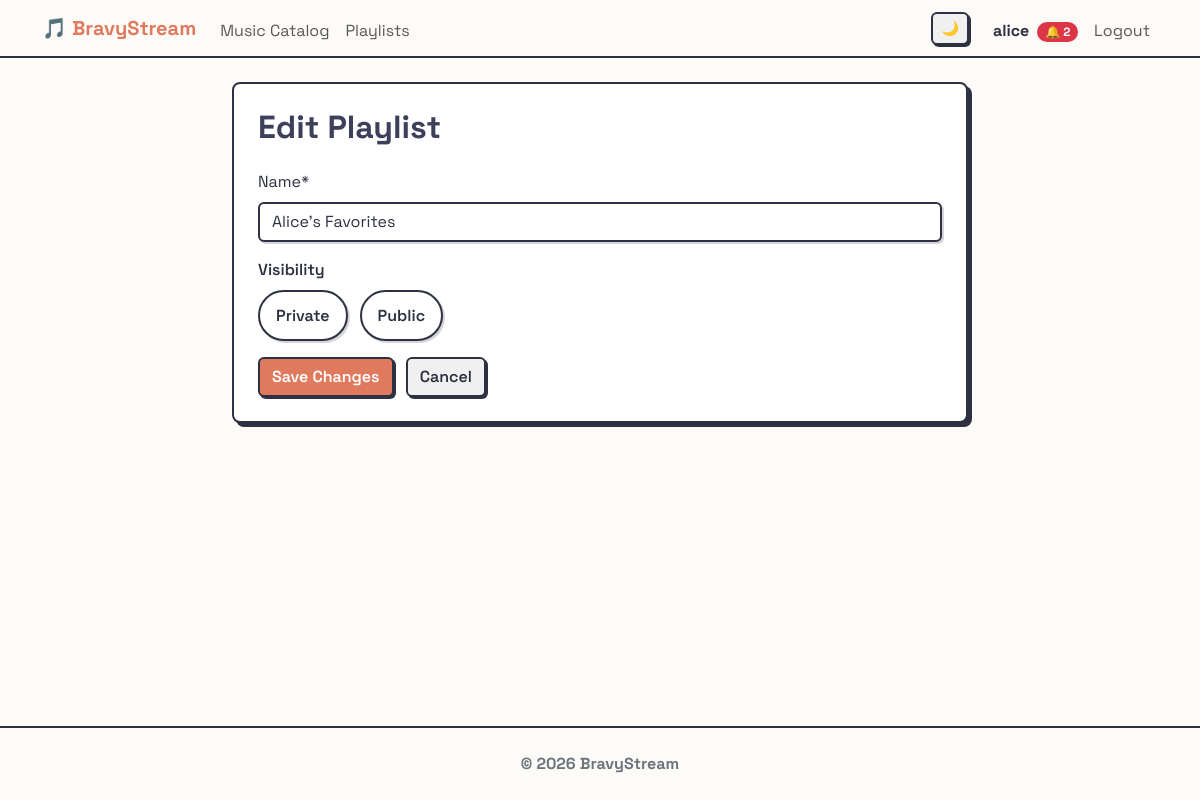
Screenshot of /music/playlists/3/edit/?next=/music/playlists/3/ (signed in) with the database file from the repository.
### users/models.py (models this page shows, shortened)
class CustomUser(AbstractUser):
    ROLE_CHOICES = (
        ('listener', 'Listener'),
        ('curator', 'Curator'),
        ('moderator', 'Moderator'),
    )
    role = models.CharField(max_length=20, choices=ROLE_CHOICES, default='listener')
    birth_date = models.DateField(null=True, blank=True)
    friends = models.ManyToManyField('self', blank=True)
    ICON_CHOICES = [
        ('👤', '👤'),
        ('🐶', '🐶'),
        ('🐱', '🐱'),
        ('🦊', '🦊'),
        ('🐯', '🐯'),
        ('🐼', '🐼'),
        ('🐰', '🐰'),
        ('👽', '👽'),
        ('🤖', '🤖'),
        ('👻', '👻'),
        ('🤠', '🤠'),
    ]
    profile_icon = models.CharField(max_length=10, choices=ICON_CHOICES, default='👤')
    @property
    def pending_friend_requests_count(self):
        return self.received_requests.filter(is_accepted=False).count()

### music/models.py (models this page shows, shortened)
class Playlist(models.Model):
    name = models.CharField(max_length=150)
    owner = models.ForeignKey(
        settings.AUTH_USER_MODEL,
        on_delete=models.CASCADE,
        related_name='playlists',
    )
    songs = models.ManyToManyField(
        Song,
        related_name='playlists',
        blank=True,
    )
    is_public = models.BooleanField(default=False)
    is_editorial = models.BooleanField(default=False)
    followers = models.ManyToManyField(
        settings.AUTH_USER_MODEL,
        related_name='favorite_playlists',
        blank=True
    )

### music/views.py (the view)
# urls.py: path('playlists/<int:pk>/edit/', PlaylistUpdateView.as_view(), name='playlist_update'),
class PlaylistUpdateView(LoginRequiredMixin, NextUrlMixin, UpdateView):
    model = Playlist
    template_name = 'music/playlist_form.html'
    form_class = PlaylistForm
    def get_form_kwargs(self):
        kwargs = super().get_form_kwargs()
        kwargs['user'] = self.request.user
        return kwargs
    def get_queryset(self):
        if self.request.user.role == 'curator' or self.request.user.is_superuser:
            return Playlist.objects.filter(Q(owner=self.request.user) | Q(is_editorial=True))
        return Playlist.objects.filter(owner=self.request.user)

### music/forms.py (shortened to what this page needs)
class PlaylistForm(forms.ModelForm):
    VISIBILITY_CHOICES = (
        ('private', 'Private'),
        ('public', 'Public'),
        ('editorial', 'Editorial'),
    )
    visibility = forms.ChoiceField(
        choices=VISIBILITY_CHOICES,
        widget=forms.RadioSelect,
        required=True,
    )
    class Meta:
        model = Playlist
        fields = ['name']
    def __init__(self, *args, **kwargs):
        user = kwargs.pop('user', None)
        super().__init__(*args, **kwargs)
        self.user = user
        if user and (user.role == 'curator' or user.is_superuser):
            self.fields['visibility'].choices = self.VISIBILITY_CHOICES
        else:
            self.fields['visibility'].choices = self.VISIBILITY_CHOICES[:2]
        if self.instance and self.instance.pk:
            if self.instance.is_editorial:
                self.fields['visibility'].initial = 'editorial'
            elif self.instance.is_public:
                self.fields['visibility'].initial = 'public'
            else:
                self.fields['visibility'].initial = 'private'
        else:
            self.fields['visibility'].initial = 'private'

### music/mixins.py (called while the page is built)
    def get_context_data(self, **kwargs):
        context = super().get_context_data(**kwargs)
        context['next_url'] = self.request.POST.get('next') or self.request.GET.get('next') or self.request.META.get('HTTP_REFERER', '')
        return context

### templates/music/playlist_form.html (shortened to what this page needs)
{% extends 'base.html' %}
{% load crispy_forms_tags %}
{% block content %}
<div class="row justify-content-center">
	<div class="col-md-8">
		<div class="card neo-card">
			<div class="card-body p-4">
				<h2 class="card-title mb-4" style="color: var(--accent-tertiary);">
					{% if object %}Edit Playlist{% else %}Create New Playlist{% endif %}
				</h2>
				<form method="post">
					<div class="mb-3">
						{{ form.name|as_crispy_field }}
					</div>
					<div class="mb-3">
						<label class="form-label fw-semibold">Visibility</label>
						<div class="visibility-picker" role="radiogroup" aria-label="Playlist visibility">
							{% for value, label in form.visibility.field.choices %}
							<label class="visibility-picker-option">
								<span>{{ label }}</span>
							</label>
							{% endfor %}
						</div>
					</div>
					<div class="mt-3">
						<button type="submit" class="btn btn-primary">
							{% if object %}Save Changes{% else %}Create Playlist{% endif %}
						</button>
						<a href="{% if next_url %}{{ next_url }}{% else %}{% url 'music:playlist_list' %}{% endif %}"
							class="btn btn-outline-secondary ms-2">
							Cancel
						</a>
					</div>
				</form>
			</div>
		</div>
	</div>
</div>
{% endblock %}

### templates/base.html (shortened to what this page needs)
<!DOCTYPE html>
<html lang="it">
<head>
	<link href="https://cdn.jsdelivr.net/npm/bootstrap@5.3.0/dist/css/bootstrap.min.css" rel="stylesheet">
	{% load static %}
	<link rel="stylesheet" href="{% static 'css/style.css' %}">
</head>
<body class="d-flex flex-column min-vh-100" hx-boost="true" hx-headers='{"X-CSRFToken": "{{ csrf_token }}"}'>
	<nav class="navbar navbar-expand-lg navbar-light sticky-top"
		style="background-color: var(--bg-color); border-bottom: 2px solid var(--text-primary);">
		<div class="container">
			<a class="navbar-brand fw-bold" href="{% url 'pages:home' %}" style="color: var(--accent-primary);">🎵
				BravyStream</a>
			<div class="collapse navbar-collapse order-lg-2" id="navbarNav">
				<ul class="navbar-nav me-auto">
					<li class="nav-item">
						<a class="nav-link" href="{% url 'music:song_list' %}">Music Catalog</a>
					</li>
					<li class="nav-item">
						<a class="nav-link" href="{% url 'music:playlist_list' %}">Playlists</a>
					</li>
				</ul>
				<ul class="navbar-nav ms-auto align-items-lg-center">
					<li class="nav-item me-3 d-none d-lg-block">
						<button id="themeToggleDesktop" class="btn btn-sm btn-outline-secondary theme-toggle"
							title="Toggle Theme">
						</button>
					</li>
					{% if user.is_authenticated %}
					<li class="nav-item">
						<a href="{% url 'users:profile' %}" class="nav-link fw-bold text-decoration-none"
							style="color: var(--text-primary);">
							{{ user.username }}
							{% if user.pending_friend_requests_count > 0 %}
							<span class="badge bg-danger rounded-pill ms-1">
								🔔 {{ user.pending_friend_requests_count }}
							</span>
							{% endif %}
						</a>
					</li>
					<li class="nav-item">
						<form method="post" action="{% url 'users:logout' %}" class="m-0 p-0"
							onsubmit="closeGlobalPlayer()">
							<button type="submit"
								class="nav-link border-0 bg-transparent w-100 text-start">Logout</button>
						</form>
					</li>
					{% endif %}
				</ul>
			</div>
		</div>
	</nav>
	<main class="container my-4 flex-grow-1">
		{% block content %}{% endblock %}
	</main>
	<footer class="text-secondary text-center py-4 mt-auto"
		style="border-top: 2px solid var(--text-primary); background-color: var(--bg-color);">
		<p class="mb-0 fw-bold">&copy; 2026 BravyStream</p>
	</footer>
</body>
</html>

### static/css/style.css (style rules this page uses)
:root { --bg-color: #FDFBF7; --text-primary: #2D3142; --text-secondary: #4F5D75; --accent-primary: #E07A5F; --accent-secondary: #81B29A; --accent-tertiary: #3D405B; --neo-border: 2px solid #2D3142; --neo-shadow: 4px 4px 0px #2D3142; --neo-shadow-hover: 2px 2px 0px #2D3142; --font-main: 'Space Grotesk', sans-serif; }
body { background-color: var(--bg-color); color: var(--text-primary); font-family: var(--font-main); min-height: 100vh; }
h1, h2, h3, h4, h5, h6 { font-weight: 700; color: var(--text-primary); }
.neo-card { background: #ffffff !important; border: var(--neo-border) !important; border-radius: 8px !important; box-shadow: var(--neo-shadow); color: var(--text-primary) !important; transition: transform 0.1s ease, box-shadow 0.1s ease; position: relative; z-index: 1; }
a { color: var(--accent-primary); transition: color 0.2s ease; }
.card { background-color: #ffffff; border: var(--neo-border); border-radius: 8px; color: var(--text-primary); }
.form-control, .form-select { background-color: #ffffff; border: 2px solid var(--text-primary); color: var(--text-primary); border-radius: 6px; box-shadow: 2px 2px 0px rgba(45, 49, 66, 0.2); }
.visibility-picker { display: flex; flex-wrap: wrap; gap: 0.75rem; }
.visibility-picker-option { position: relative; display: inline-flex; align-items: center; gap: 0.5rem; padding: 0.7rem 1rem; border: 2px solid var(--text-primary); border-radius: 999px; background: #ffffff; box-shadow: 2px 2px 0px rgba(45, 49, 66, 0.2); cursor: pointer; font-weight: 600; transition: transform 0.1s ease, box-shadow 0.1s ease, background-color 0.1s ease, color 0.1s ease; }
.btn { border-radius: 6px; font-weight: 600; border: 2px solid var(--text-primary); box-shadow: 2px 2px 0px var(--text-primary); transition: transform 0.1s ease, box-shadow 0.1s ease; }
.btn-primary { background-color: var(--accent-primary); color: #fff; border-color: var(--text-primary); }
.btn-outline-secondary { border: 2px solid var(--text-primary); color: var(--text-primary); background-color: #f0f0f0; }
.navbar-nav .nav-link { position: relative; display: inline-block; padding-bottom: 2px; }
.navbar-nav .nav-link::after { content: ''; position: absolute; width: 0; height: 3px; bottom: 0; left: 50%; background-color: var(--accent-primary); transition: width 0.3s cubic-bezier(0.25, 0.8, 0.25, 1); transform: translateX(-50%); border-radius: 2px; }

### rows the page displays
CustomUser: username "alice", pending_friend_requests_count "2"
Playlist: name "Alice's Favorites"

### other values shown
{{ label }} "Private" "Public"
